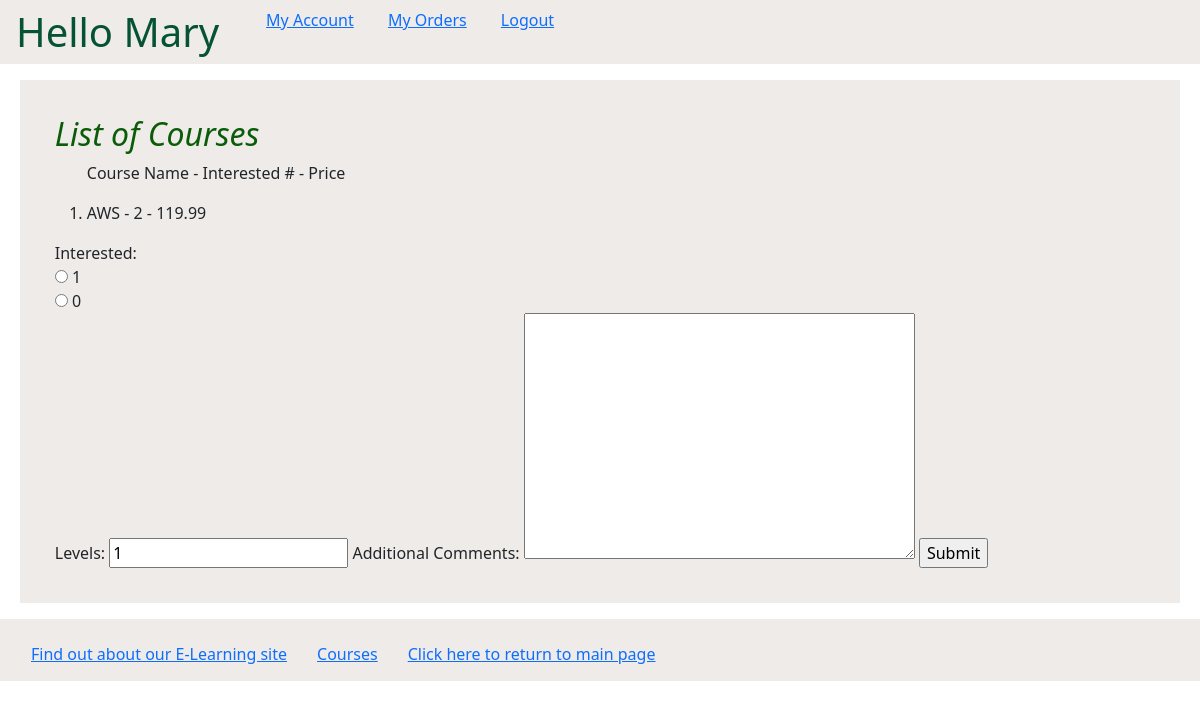
Screenshot of /myapp/courses/2/ (signed in) with the database file from the repository.
### myapp/models.py (models this page shows, shortened)
class Course(models.Model):
    topic = models.ForeignKey(Topic, related_name='courses', on_delete=models.CASCADE)
    name = models.CharField(max_length=200)
    price = models.DecimalField(max_digits=10, decimal_places=2, validators=[validateprice])
    for_everyone = models.BooleanField(default=True)
    description = models.TextField(max_length=300, null=True, blank=True)
    interested = models.PositiveIntegerField(default=0)
    stages = models.PositiveIntegerField(default=3)

### myapp/views.py (the view)
# urls.py: path(r'courses/<int:cour_id>/', views.coursedetail, name='course_detail'),
@login_required
def coursedetail(request, cour_id):
    msg = ''
    course_list = Course.objects.all().filter(id=cour_id)
    if request.method == 'POST':
        form = InterestForm(request.POST, request.FILES)
        if form.is_valid():
            data = form.cleaned_data
            course = Course.objects.get(id=cour_id)
            if data['interested'] == 'Yes':
                isInterested=1
            elif data['interested'] == 'No':
                isInterested = 0
            print(isInterested)
            if isInterested >= 1:
                course.interested = course.interested+isInterested
                course.save()
                msg = 'Course Interest Added '
            else:
                course.save()
                msg = 'Course Interest Not Added '
        return render(request, 'myapp/order_response.html', {'msg': msg})
    else:
        form = InterestForm()
    return render(request, 'myapp/coursedetail.html', {'form': form, 'courlist': course_list})

### myapp/forms.py
class InterestForm(forms.Form):
    CHOICES = [('Yes', 1), ('No', 0)]
    interested = forms.CharField(widget=forms.RadioSelect(choices=CHOICES))
    levels = forms.IntegerField(initial = 1)
    comments = forms.CharField(label='Additional Comments', required=False, widget=forms.Textarea)

### templates/myapp/coursedetail.html (shortened to what this page needs)
{% extends 'myapp/base.html' %}
{% block body_block %}
    <div style="background-color: #efebe9; padding: 3%;">
{% if courlist %}
        <h2>List of Courses</h2>
        <ol>
            <p>Course Name - Interested # - Price</p>
            {% for course in courlist %}
                <li>{{ course.name }} - {{ course.interested }} - {{ course.price }}</li>
            {% endfor %}
        </ol>
    {% else %}
        <strong>There are no available courses!</strong>
    {% endif %}
    <form action="" name="form" method="post">
        {{form}}
        <input type="submit" value="Submit" />
    </form>
    </div>
{% endblock %}

### templates/myapp/base.html (shortened to what this page needs)
<!DOCTYPE html>
{% load static %}
<html>
  <head>
    <link
      rel="stylesheet"
      type="text/css"
      href="{% static 'myapp/style.css' %}"
    />
  <link href="https://cdn.jsdelivr.net/npm/bootstrap@5.2.0/dist/css/bootstrap.min.css" rel="stylesheet">
  </head>
  <body>
    <nav class="navbar navbar-light navbar-expand-lg px-3 pb-0" style="background-color: #efebe9;">
          <div class="collapse navbar-collapse" id="navbarNav">
          <ul class="navbar-nav">
               <li class="nav-item active" style="font-weight: bold">
          <h1 style="    text-align: center;">{% block myhdg %}Hello {{ request.user.first_name }}{% endblock %}</h1>
               </li>
        {% if request.user.is_authenticated %}
            <ul>
             <li class="hbar1 "><a href = "{% url 'myapp:myaccount' %}">My Account</a></li>
            <li class="hbar1"><a href = "{% url 'myapp:myorders' %}">My Orders</a></li>
            <li class="hbar1"><a href = "{% url 'myapp:user_logout' %}">Logout</a></li>
            </ul>
      {% else %}
            <div>
                <li class="hbar1"><a href = "{% url 'myapp:user_login' %}">Login</a></li>
            <li class="hbar1"><a href = "{% url 'myapp:registerstudent' %}">Register</a></li>
            </div>
      {% endif %}
          </ul>
          </div></nav>
    <div class="lg-3 md-5 sm-6 mx-1 p-3">{% block body_block %}*** {% endblock %}</div>
{% if request.user.is_authenticated %}
    <div><nav class="navbar navbar-light navbar-expand-lg px-3 pb-0" style="background-color: #efebe9;">
        <div class="collapse navbar-collapse" id="navbarNav">
        <ul class="navbar-nav">
        <li class="hbar1">
          <a href="/myapp/about/">Find out about our E-Learning site</a>
        </li>
          <li class="hbar1">
          <a href="{% url 'myapp:courses' %}">Courses</a>
        </li>
        <li class="hbar1">
          <a href="{% url 'myapp:index' %}">Click here to return to main page</a
          ><br />
        </li>
      </ul>
        </div></nav>
    </div>
  {% endif %}
  </body>
</html>

### myapp/static/myapp/style.css (style rules this page uses)
.hbar1 { display:inline; margin:15px; }
body { background-color: rgb(167, 193, 182); color: rgb(86 27 139); }
h1 { font-size:50px; color:#065333; font-style:normal; }
h2 { font-size:20px; color:rgb(11, 92, 8); font-style:italic; }

### rows the page displays
Course: name "AWS", interested "2", price "119.99"

### other values shown
{{ request.user.first_name }} "Mary"
